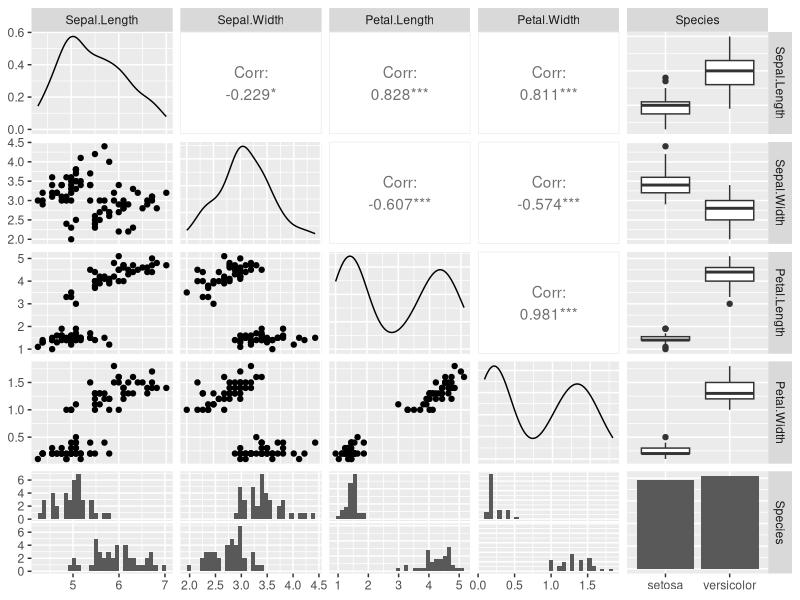
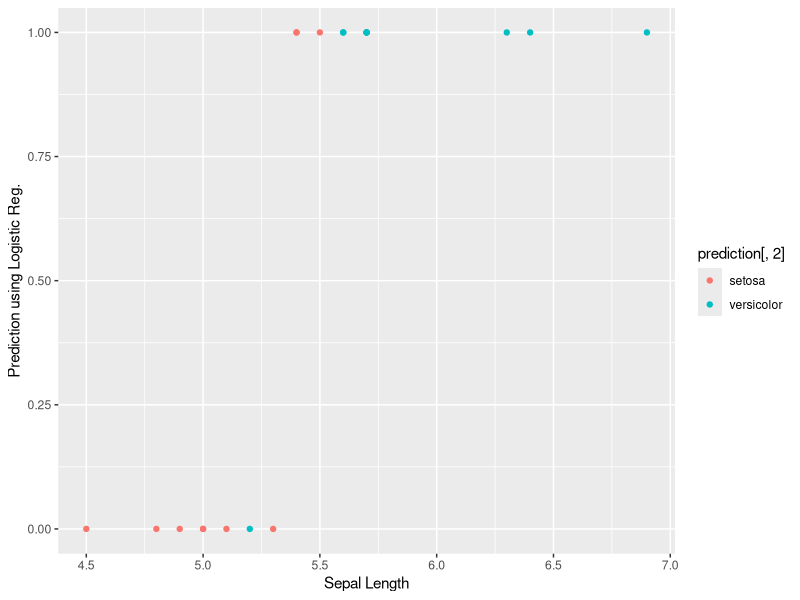

The R script that drew these images, in order:
library(datasets) 
ir_data<- iris 
head(ir_data)

#
str(ir_data)

#
levels(ir_data$Species)

#
sum(is.na(ir_data))

#
# install.packages("ggplot2") 
# install.packages("GGally")
ir_data<-ir_data[1:100,]
set.seed(100)
samp<-sample(1:100,80)
ir_test<-ir_data[samp,]
ir_ctrl<-ir_data[-samp,]
library(ggplot2)
library(GGally)
ggpairs(ir_test)

#
y<-ir_test$Species; x<-ir_test$Sepal.Length
glfit<-glm(y~x, family = 'binomial')
summary(glfit)

#
newdata<- data.frame(x=ir_ctrl$Sepal.Length) 
predicted_val<-predict(glfit, newdata, type="response") 
prediction<-data.frame(ir_ctrl$Sepal.Length, ir_ctrl$Species,predicted_val)
prediction

#
qplot(prediction[,1], round(prediction[,3]), col=prediction[,2], xlab = 'Sepal Length', ylab = 'Prediction using Logistic Reg.')


